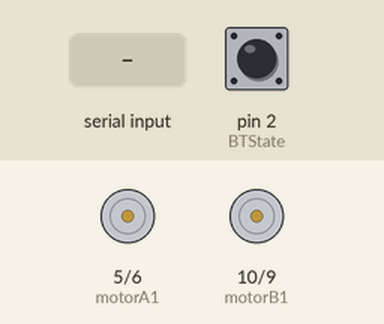
A sketch run on a simulated Arduino Uno, built with avr-gcc and run on an emulated ATmega328P. On the bench: motor-driver pin pairs drawn as motors (green arrow = first pin HIGH = forward, orange = second pin HIGH = backward, longer = more drive). The inputs (shaded band) are chosen by the test bench; at power-on: pin 2 (BTState) HIGH.

Above: at 1.2 s.
1.3 s: byte 70 ('F') received over Serial
At 2.4 s:
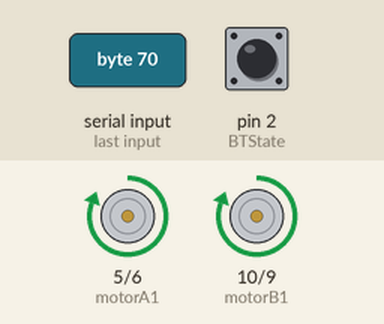
2.8 s: byte 71 ('G') received over Serial
At 3.6 s:
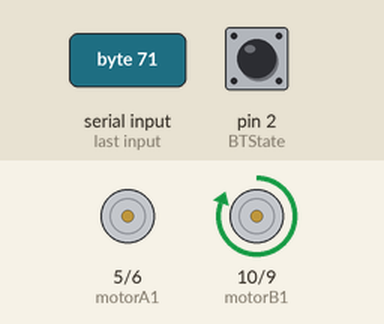
4.3 s: byte 73 ('I') received over Serial
At 4.7 s:
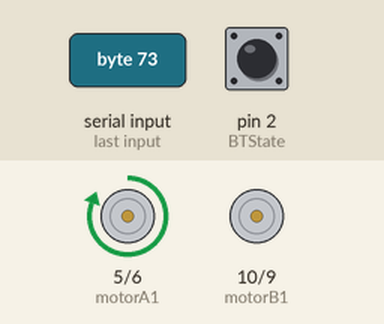
5.8 s: byte 66 ('B') received over Serial
At 7.0 s:
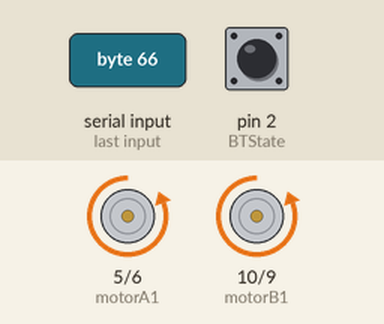
7.3 s: byte 72 ('H') received over Serial
At 8.2 s:
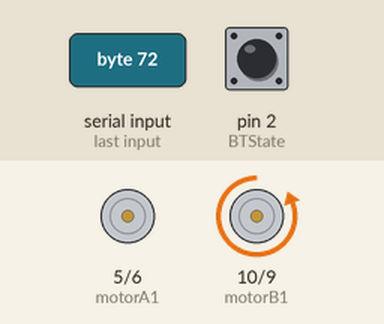
8.8 s: "0" received over Serial
At 9.3 s:
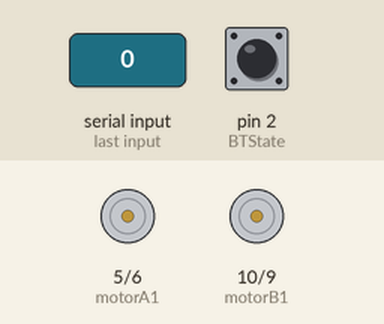
Timing chart, 0 to 11.3 s (numbered marks = the images above; inputs shaded):
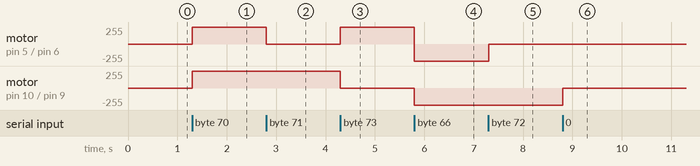

The sketch:

rc_bluetooth_controller.ino
```cpp
/*
 * Project: Control RC Car via Bluetooth with Android Smartphone
 */

//L293 Connection
  const int motorA1  = 5;  // Pin  2 of L293
  const int motorA2  = 6;  // Pin  7 of L293
  const int motorB1  = 10; // Pin 10 of L293
  const int motorB2  = 9;  // Pin 14 of L293

//Bluetooth (HC-06 JY-MCU) State pin on pin 2 of Arduino
  const int BTState = 2;
  unsigned long time0=0,time=-5000;
//Useful Variables
 int prev=' ';
  int state;
  int vSpeed=255;     // Default speed, from 0 to 255

void setup() {
    // Set pins as outputs:
    pinMode(motorA1, OUTPUT);
    pinMode(motorA2, OUTPUT);
    pinMode(motorB1, OUTPUT);
    pinMode(motorB2, OUTPUT);
    pinMode(BTState, INPUT);
    // Initialize serial communication at 9600 bits per second:
    Serial.begin(9600);
}

void loop() {

  //Stop car when connection lost or bluetooth disconnected
     if(digitalRead(BTState)==LOW) {
     state=prev;
 }

  //Save income data to variable 'state'

    if(Serial.available() > 0){
      state = Serial.read();

    }
      prev=state;
  //Change speed if state is equal from 0 to 4. Values must be from 0 to 255 (PWM)

    if (state == '0'){
      vSpeed=0;}
    else if (state == '1'){
      vSpeed=30;}
    else if (state == '2'){
      vSpeed=60;}
    else if (state == '3'){
      vSpeed=80;}
      else if (state == '4'){
      vSpeed=100;}
        else if (state == '5'){
      vSpeed=130;}
        else if (state == '6'){
      vSpeed=150;}
        else if (state == '7'){
      vSpeed=180;}
        else if (state == '8'){
      vSpeed=210;}
        else if (state == '9'){
      vSpeed=230;}
      else if (state == 'q'){
      vSpeed=255;
    }

  /* For debugging
  Serial.print("State " );
  Serial.print((char)state);

  Serial.print(" >> ");

  Serial.println(vSpeed);
  */

  /***********************Forward****************************/
  //If state is equal with letter 'F', car will go forward!
    if (state == 'F') {
    	analogWrite(motorA1, vSpeed); analogWrite(motorA2, 0);
        analogWrite(motorB1, vSpeed); analogWrite(motorB2, 0);
    }
  /**********************Forward Left************************/
  //If state is equal with letter 'G', car will go forward left
    else if (state == 'G') {
    	analogWrite(motorA1, 0); analogWrite(motorA2, 0);
        analogWrite(motorB1, vSpeed); analogWrite(motorB2, 0);
    }
  /**********************Forward Right************************/
  //If state is equal with letter 'I', car will go forward right
    else if (state == 'I') {
      	analogWrite(motorA1, vSpeed); analogWrite(motorA2, 0);
        analogWrite(motorB1, 0);      analogWrite(motorB2, 0);
    }
  /***********************Backward****************************/
  //If state is equal with letter 'B', car will go backward
    else if (state == 'B') {
    	analogWrite(motorA1, 0);   analogWrite(motorA2, vSpeed);
        analogWrite(motorB1, 0);   analogWrite(motorB2, vSpeed);
    }
  /**********************Backward Left************************/
  //If state is equal with letter 'H', car will go backward left
    else if (state == 'H') {
    	analogWrite(motorA1, 0);   analogWrite(motorA2, 0);
        analogWrite(motorB1, 0); analogWrite(motorB2, vSpeed);
    }
  /**********************Backward Right************************/
  //If state is equal with letter 'J', car will go backward right
    else if (state == 'J') {
    	analogWrite(motorA1, 0);   analogWrite(motorA2, vSpeed);
        analogWrite(motorB1, 0);   analogWrite(motorB2, 0);
    }
  /***************************Left*****************************/
  //If state is equal with letter 'L', wheels will turn left
    else if (state == 'L') {
    	analogWrite(motorA1, 0);   analogWrite(motorA2, vSpeed);
        analogWrite(motorB1, vSpeed); analogWrite(motorB2, 0);
    }
  /***************************Right*****************************/
  //If state is equal with letter 'R', wheels will turn right
    else if (state == 'R') {
    	analogWrite(motorA1, vSpeed);   analogWrite(motorA2, 0);
        analogWrite(motorB1, 0);   analogWrite(motorB2, vSpeed);
    }

  /************************Stop*****************************/
   //Stop the car if no command recieved within 100ms

    else {
    time0=millis();
    if((time0-time)>100){
        analogWrite(motorA1, 0);  analogWrite(motorA2, 0);
        analogWrite(motorB1, 0);  analogWrite(motorB2, 0);
   //     Serial.println("Stopped");
        time=time0;
     }
    }

}
```

Measured:
- after the input at 1.3 s, motor on pin 5 (motorA1) / pin 6 (motorA2), motor on pin 10 (motorB1) / pin 9 (motorB2): stopped → forward 255/255 at once
- after the input at 2.8 s, motor on pin 5 (motorA1) / pin 6 (motorA2): forward 255/255 → stopped at once
- after the input at 4.3 s, motor on pin 5 (motorA1) / pin 6 (motorA2): stopped → forward 255/255 at once; motor on pin 10 (motorB1) / pin 9 (motorB2): forward 255/255 → stopped at once
- after the input at 5.8 s, motor on pin 5 (motorA1) / pin 6 (motorA2): forward 255/255 → backward 255/255 at once; motor on pin 10 (motorB1) / pin 9 (motorB2): stopped → backward 255/255 at once
- after the input at 7.3 s, motor on pin 5 (motorA1) / pin 6 (motorA2): backward 255/255 → stopped at once
- after the input at 8.8 s, motor on pin 10 (motorB1) / pin 9 (motorB2): backward 255/255 → stopped at once
